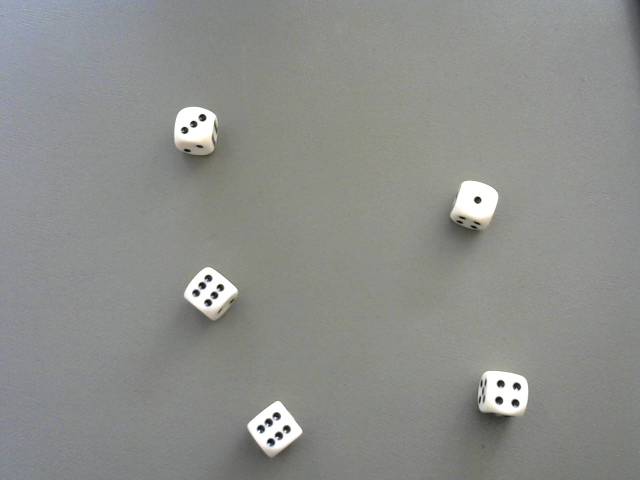
//> input picture captured_image.jpg, 1280 x 960 px, given in place of the camera (shown at 1/2 size)
$ ./main   (built with g++ and OpenCV 4)
//> lines starting //> are read from the running program, lines starting //| are printed output that depends on the picture; after the words box and inside, x2 and y2 are one past the last pixel; in counts of white or black regions, pixels touching at a corner belong together
#include <opencv2/opencv.hpp>
#include <iostream>

using namespace cv;
using namespace std;

// Color constants
const cv::Scalar color_orange(0, 127, 255);

cv::Mat gray;
cv::Mat gray_old;

bool check_motion(cv::Mat old, cv::Mat check)
{
    // Überprüfen, ob das alte Bild initialisiert ist
    if (old.empty())
        return false;

    // Absolute Differenz zwischen den Bildern berechnen
    cv::Mat diff;
    cv::absdiff(old, check, diff);

    // Schwellenwert für die Differenz festlegen
    int threshold = 30;

    // Mittelwert der Differenz berechnen
    cv::Scalar meanDiff = cv::mean(diff);

    // Überprüfen, ob die Differenz größer als der Schwellenwert ist
    return (meanDiff.val[0] > threshold || meanDiff.val[1] > threshold || meanDiff.val[2] > threshold);
}

void clip(cv::Mat& img, int threshold)
{
    img.forEach<uchar>([threshold](uchar& pixel, const int* position) {
        if (pixel < threshold)
            pixel = 0;
    });
}

int main()
{
    // Öffnen der Kamera
    VideoCapture cap(1); // 0 steht für die Indexnummer der Kamera, normalerweise die erste Kamera

    // Überprüfen, ob die Kamera erfolgreich geöffnet wurde
    if (!cap.isOpened())
    {
        cout << "Fehler beim Öffnen der Kamera!" << endl;
        return -1;
    }


    // Fenster für die Anzeige erstellen
    namedWindow("Kamera", WINDOW_NORMAL);

    // Schleife zum Lesen und Anzeigen der Kamerabilder
    while (true)
    {
        Mat frame;
        // Kamerabild lesen
        cap >> frame;
//> frame is the input picture: 960 rows x 1280 cols, CV_8UC3; mean B, G, R 139.2, 142.6, 141


        std::cout<< frame.cols << frame.rows << std::endl;
//| 1280960

        // Überprüfen, ob ein Bild gelesen wurde
        if (frame.empty())
        {
            cout << "Leeres Bild von der Kamera erhalten!" << endl;
            break;
        }

        // Graustufenbild für die Kreiserkennung
        cv::cvtColor(frame, gray, cv::COLOR_BGR2GRAY);

        // Normalisieren der Grauwerte (optional)
        cv::normalize(gray, gray, 0, 255, cv::NORM_MINMAX);

        // Bewegung überprüfen
        if (!check_motion(gray_old, gray) )
        {
            // Abschneiden der Helligkeitswerte
            clip(gray, 225);
//> in clip, `img.forEach<uchar>([threshold](uchar& pixel, const int* position) { if..`:
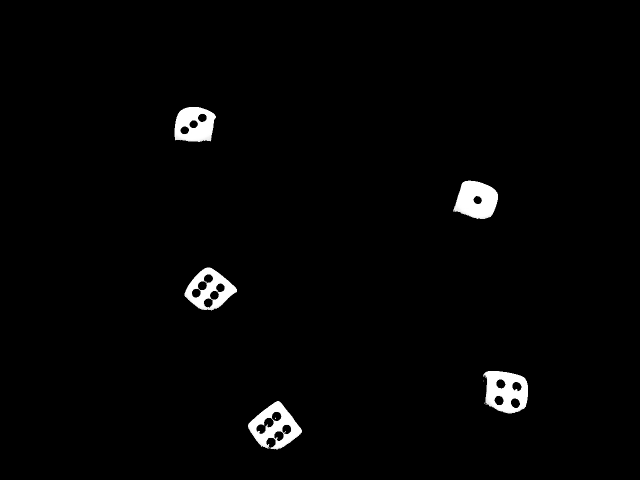
//> img: 960 rows x 1280 cols, CV_8UC1 (shown at 1/2 size); min 0, max 255, mean 4.8

            // Kreiserkennung mit dem Hough-Kreis-Algorithmus
            std::vector<cv::Vec3f> circles;
            cv::HoughCircles(gray, circles, cv::HOUGH_GRADIENT, 1,
                             gray.rows / 70,  // Mindestabstand zwischen den Mittelpunkten der erkannten Kreise
                             200,  // Schwellenwert für die Canny-Kanten-Erkennung
                             10,   // Schwellenwert für die Abstimmung auf den Radius
                             6,   // Mindest- und maximale Radius des erkannten Kreises
                             10   // Maximale Radius
                             );
//> circles = 20 circles (x, y, radius), first 12: [416.5, 556.5, 8.2], [552.5, 832.5, 9.4], [572.5, 858.5, 9.4], [1032.5, 773.5, 9.4], [997.5, 800.5, 9.4], [955.5, 399.5, 7.8], [392.5, 585.5, 8.2], [521.5, 857.5, 9.4], [557.5, 870.5, 9.4], [1030.5, 805.5, 9.4], [368.5, 259.5, 8.7], [403.5, 235.5, 8.2]

            // Kreise auf dem Bild markieren
            cv::Mat result = frame.clone();
            for (const auto& circle : circles)
            {
                cv::Point center(std::round(circle[0]), std::round(circle[1]));
                int radius = std::round(circle[2]);
                cv::circle(result, center, radius, cv::Scalar(0, 255, 0), 2);
            }
//> this loop made 20 passes
//> (circle, center, radius) on passes 1 to 12: ([416.5, 556.5, 8.2], Point(417, 557), 8), ([552.5, 832.5, 9.4], Point(553, 833), 9), ([572.5, 858.5, 9.4], Point(573, 859), 9), ([1032.5, 773.5, 9.4], Point(1033, 774), 9), ([997.5, 800.5, 9.4], Point(998, 801), 9), ([955.5, 399.5, 7.8], Point(956, 400), 8), ([392.5, 585.5, 8.2], Point(393, 586), 8), ([521.5, 857.5, 9.4], Point(522, 858), 9), ([557.5, 870.5, 9.4], Point(558, 871), 9), ([1030.5, 805.5, 9.4], Point(1031, 806), 9), ([368.5, 259.5, 8.7], Point(369, 260), 9), ([403.5, 235.5, 8.2], Point(404, 236), 8)
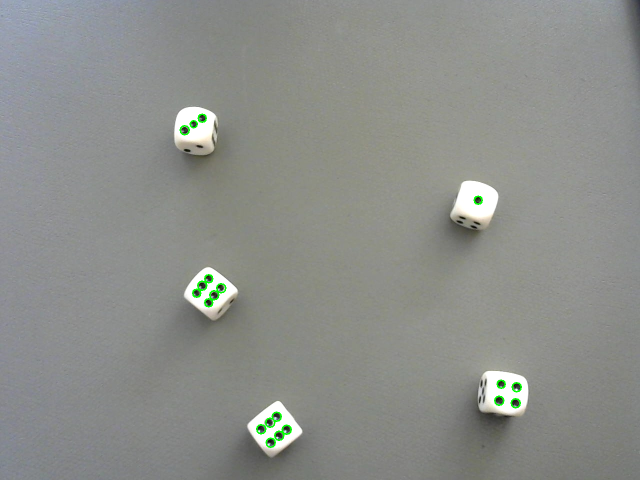
//> result: 960 rows x 1280 cols, CV_8UC3 (shown at 1/2 size); 0.26% of pixels changed, all inside (x1, y1, x2, y2) = (359, 227, 1044, 896)

            // Anzahl der Kreise zählen
            int Anzahl_Kreise = circles.size();
//> Anzahl_Kreise = 20

            // Text für die Ausgabe vorbereiten
            std::string text = "Es wurde eine " + std::to_string(Anzahl_Kreise) + " gewuerfelt";
//> text = "Es wurde eine 20 gewuerfelt"

            // Text auf das Bild zeichnen
            cv::putText(result, text, cv::Point(20, 500), cv::FONT_HERSHEY_PLAIN, 3, color_orange, 4);
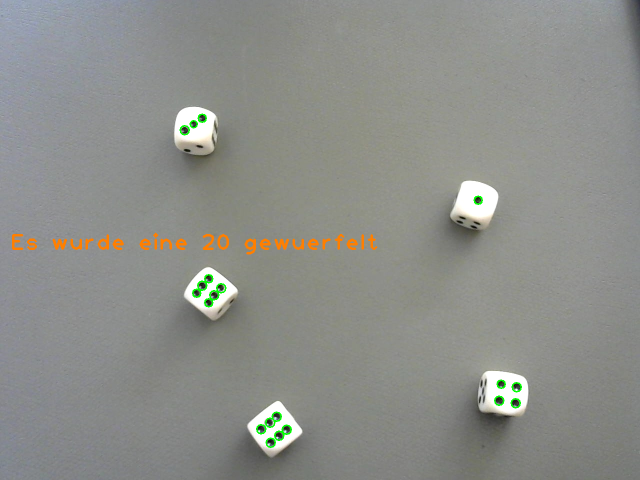
//> result: 960 rows x 1280 cols, CV_8UC3 (shown at 1/2 size); 0.53% of pixels changed, all inside (x1, y1, x2, y2) = (24, 465, 755, 509)

            // Kamerabild anzeigen
            imshow("Kamera", result);
        }

        // Bild lokal speichern
        gray_old = gray.clone();

        // Auf eine Tastatureingabe warten (Exit mit 'q')
        char key = waitKey(1);
//> the 'q' key is pressed
        if (key == 'q') {
            break;
        }
    }

    // Kamera-Objekt freigeben und
    cap.release();
    destroyAllWindows();

    return 0;
}
